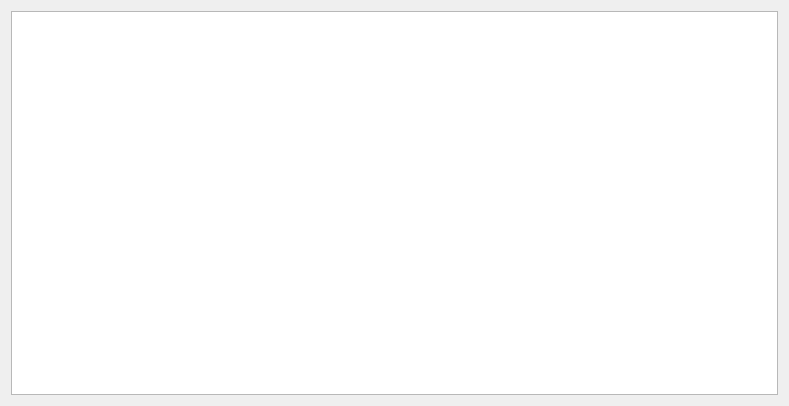
<?xml version="1.0" encoding="UTF-8"?>
<ui version="4.0">
 <class>OutputTable</class>
 <widget class="QWidget" name="OutputTable">
  <property name="geometry">
   <rect>
    <x>0</x>
    <y>0</y>
    <width>789</width>
    <height>406</height>
   </rect>
  </property>
  <property name="sizePolicy">
   <sizepolicy hsizetype="MinimumExpanding" vsizetype="MinimumExpanding">
    <horstretch>0</horstretch>
    <verstretch>0</verstretch>
   </sizepolicy>
  </property>
  <property name="windowTitle">
   <string>Output</string>
  </property>
  <layout class="QGridLayout" name="gridLayout">
   <item row="0" column="0">
    <widget class="QTableView" name="tableView">
     <property name="sizePolicy">
      <sizepolicy hsizetype="Minimum" vsizetype="Minimum">
       <horstretch>0</horstretch>
       <verstretch>0</verstretch>
      </sizepolicy>
     </property>
     <property name="sortingEnabled">
      <bool>true</bool>
     </property>
    </widget>
   </item>
  </layout>
 </widget>
 <resources/>
 <connections/>
</ui>
